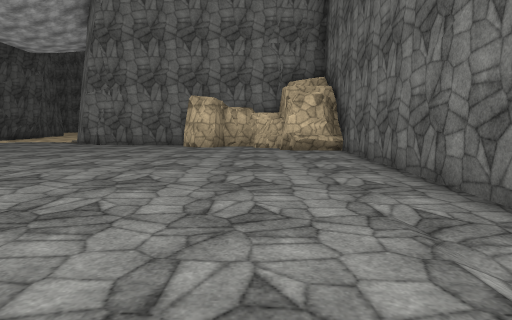
view 1 (above)

20 first-person views from a walk through a scene from a Unity 3-D project. The camera is 1.2 m above the floor, tilts 6° down and sees 75° across. The floor is counted in squares, 2 m on a side. Each view is taken from the middle of a square. On the plan, view 1 faces up. The plan holds only what a view shows up to about 10 squares ahead; the rest is blank. The place goes on beyond the plan. Some animated figures are not drawn. Surface patterns are stand-ins for the level's own textures.

view 2
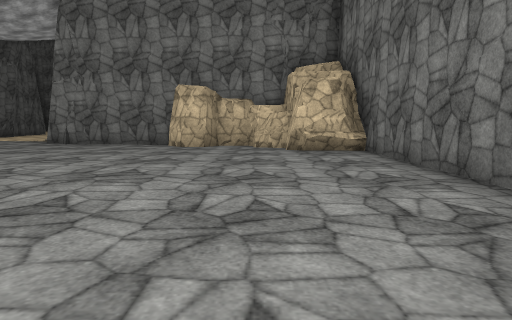

view 3
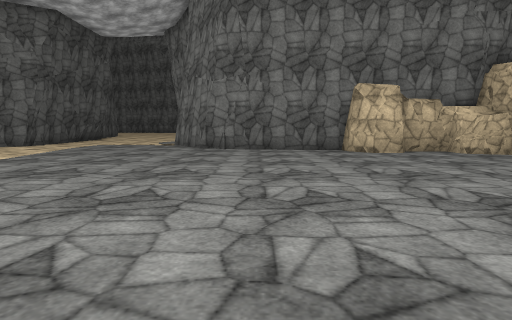

view 4
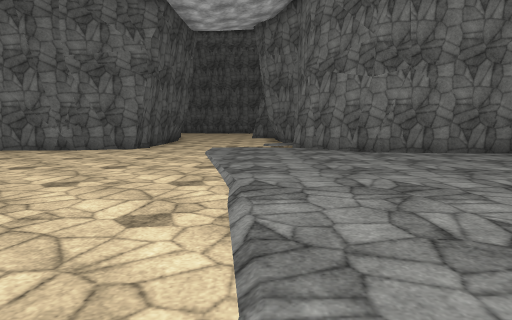

view 5
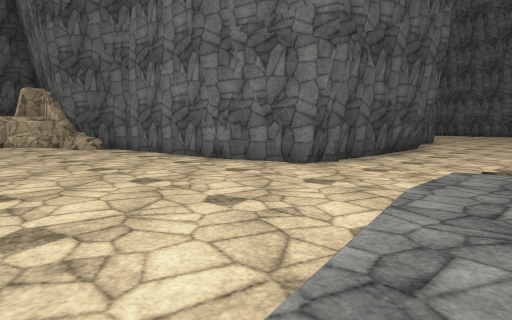

view 6
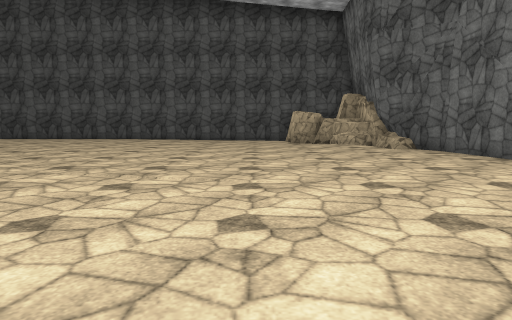

view 7
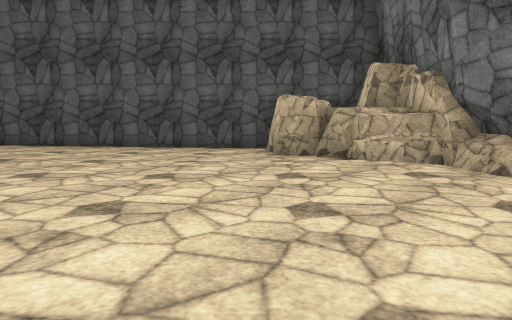

view 8
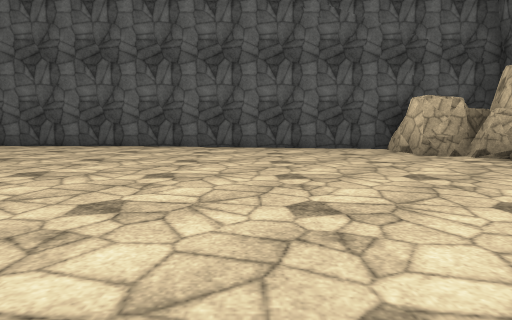

view 9
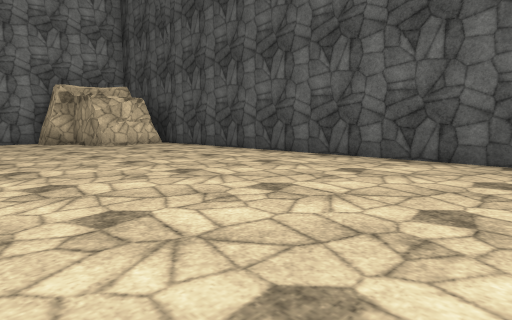

view 10
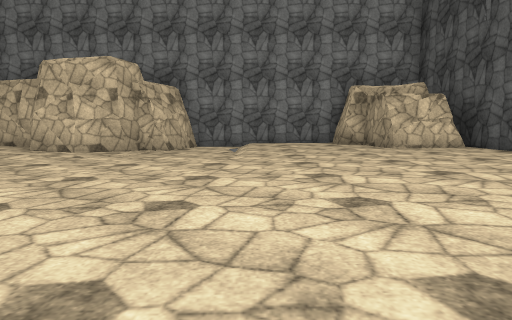

view 11
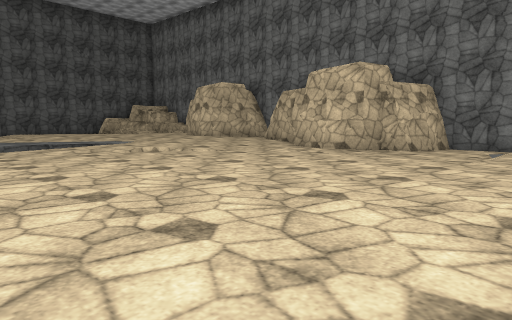

view 12
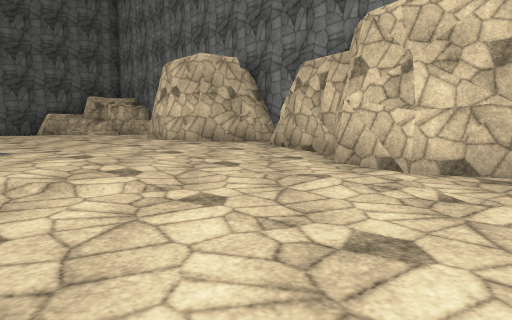

view 13
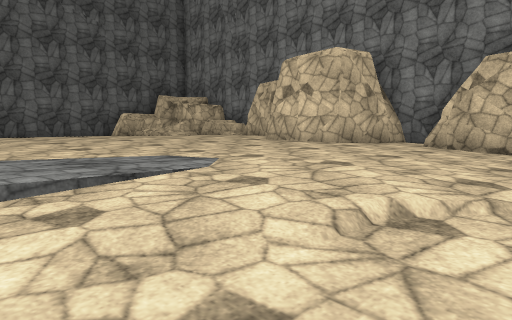

view 14
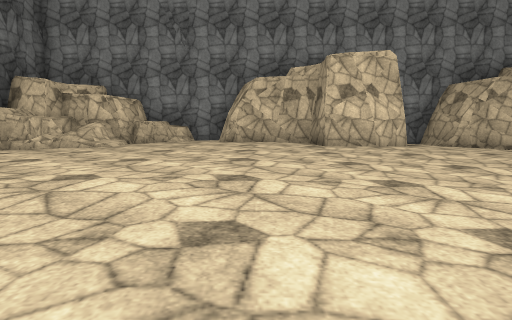

view 15
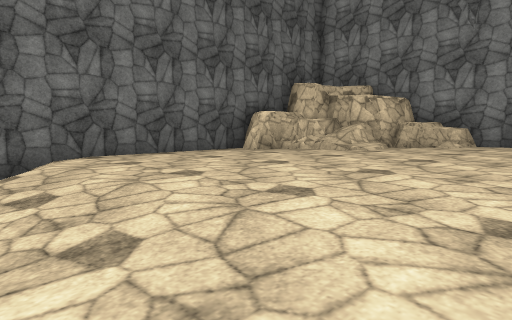

view 16
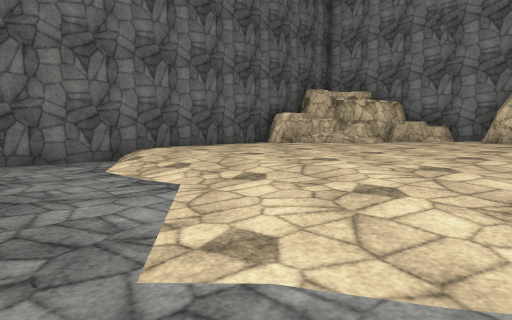

view 17
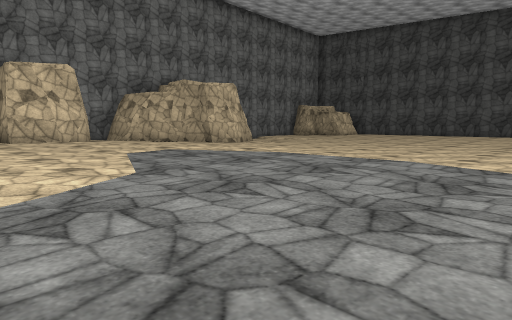

view 18
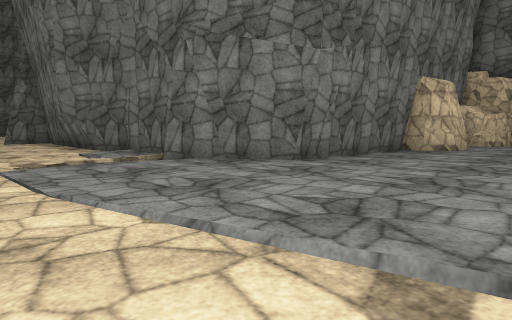

view 19
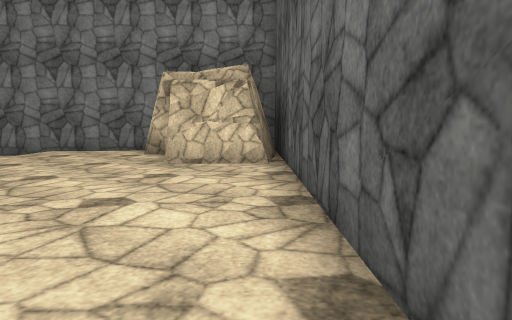

view 20
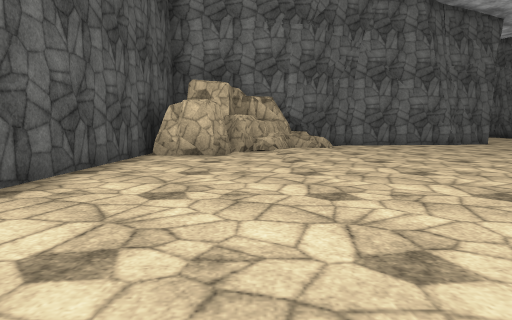

### Floor plan
Key: @ floor where view 1 was taken; # wall or solid block; . main floor; : floor 0.25 m higher than the main floor; - floor 0.25 m lower than the main floor; + floor 0.5 m higher than the main floor; * floor 0.75 m higher than the main floor; / step, stairs or slope; R rock.
Columns run from 24 left of view 1 to 3 right of it. Each row starts with its distance up from view 1.
 20             ....#
 19            #....#
 18            #....#
 17            #....##
 16            #.....#
 15            #..///#
 14        #####../..#
 13  RRRRR##.........#####    R
 12  R R#R................RR#RRR
 11  RRR/...................RR
 10 #RR......................RRR
  9 #..........................#
  8 #..............::..........#
  7 #............../::.........#
  6 #............../:::........#
  5 #............../.::........#
  4 #............../:.:........#
  3 #............../::::......-#
  2 #............../:::.......-#
  1 #............../::::::.../-#
  0 #............../::::::::@//#
 -1 #:.........../..:::::::::::#
 -2 #:............:::.:::::::::#
 -3 #:............:::::::::::::#
 -4 #........//...::::::+::::::#
 -5 #......--/--...:::::++::::R#
 -6 #RR....---###..::##:++::*RR#
 -7  RR....--######:#####+:/RR #
 -8  R R...--#    #:#   ##RRRR
 -9  #  ######    ###    ##RR

Where each view was taken, in squares from view 1:
view 1: 0 up, 0 right, facing up
view 2: 2 up, 0 right, facing up
view 3: 3 up, 5 left, facing up
view 4: 4 up, 9 left, facing up
view 5: 9 up, 9 left, facing up-left
view 6: 8 up, 9 left, facing left
view 7: 9 up, 15 left, facing left
view 8: 6 up, 15 left, facing left
view 9: 4 up, 18 left, facing down-left
view 10: 3 up, 18 left, facing down
view 11: 3 up, 19 left, facing down-right
view 12: 1 down, 15 left, facing down-right
view 13: 1 up, 12 left, facing down-right
view 14: 2 up, 4 left, facing down
view 15: 1 up, 4 left, facing down-right
view 16: 3 up, 5 left, facing down-right
view 17: 5 up, 4 left, facing down-left
view 18: 9 up, 11 left, facing up-right
view 19: 0 up, 23 left, facing down
view 20: 2 up, 21 left, facing up
